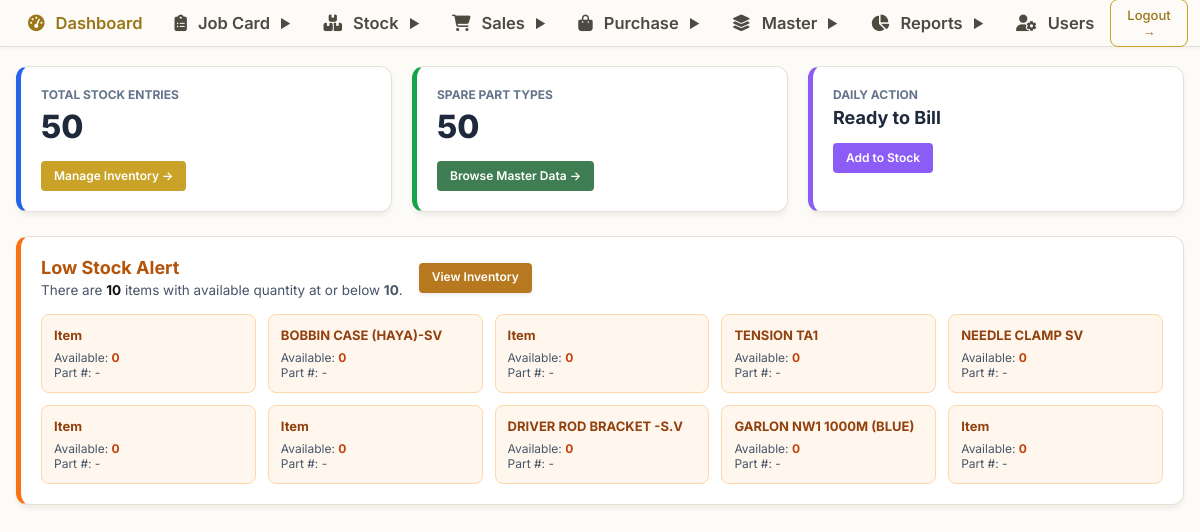
Screenshot of /login/dashboard.php (signed in) with the database file from the repository.
### tables this page shows
CREATE TABLE `stock` (
  `id` varchar(255) NOT NULL,
  `actualPricePerQty` float NOT NULL,
  `actualPricePerUnit` float NOT NULL,
  `availableQty` int NOT NULL,
  `barCode` varchar(255) DEFAULT NULL,
  `gstPercentage` float NOT NULL,
  `itemName` varchar(255) DEFAULT NULL,
  `quantity` int NOT NULL,
  `selled` bit(1) NOT NULL,
  `selledPricePerUnit` double NOT NULL,
  `sellingPricePerQty` float NOT NULL,
  `sellingPricePerUnit` float NOT NULL,
  `serialNo` varchar(255) DEFAULT NULL,
  `unit` int NOT NULL,
  `warrantyInMonths` int NOT NULL,
  `brand` bigint DEFAULT NULL,
  `machine` bigint DEFAULT NULL,
  `model` bigint DEFAULT NULL,
  `purchaseItem` bigint DEFAULT NULL,
  `spare` bigint DEFAULT NULL,
  PRIMARY KEY (`id`),
  KEY `FK17lg7477nvywgyva1qnfan255` (`brand`),
  KEY `FKdn32ck0k6jt4dg9t7vl28ba8u` (`machine`),
  KEY `FKh2407ud8pbmwnxo4q65xftumf` (`model`),
  KEY `FKeifebnupfgukc2oojtse960ii` (`purchaseItem`),
  KEY `FK316sfaegiisdk4bcna59ynqle` (`spare`),
  CONSTRAINT `FK17lg7477nvywgyva1qnfan255` FOREIGN KEY (`brand`) REFERENCES `brand` (`id`),
  CONSTRAINT `FK316sfaegiisdk4bcna59ynqle` FOREIGN KEY (`spare`) REFERENCES `spares` (`id`),
  CONSTRAINT `FKdn32ck0k6jt4dg9t7vl28ba8u` FOREIGN KEY (`machine`) REFERENCES `machine` (`id`),
  CONSTRAINT `FKeifebnupfgukc2oojtse960ii` FOREIGN KEY (`purchaseItem`) REFERENCES `purchaseitems` (`id`),
  CONSTRAINT `FKh2407ud8pbmwnxo4q65xftumf` FOREIGN KEY (`model`) REFERENCES `model` (`id`)
);

CREATE TABLE `spares` (
  `id` bigint NOT NULL AUTO_INCREMENT,
  `createdBy` varchar(255) DEFAULT NULL,
  `createdOn` datetime(6) DEFAULT NULL,
  `modifiedBy` varchar(255) DEFAULT NULL,
  `modifiedOn` datetime(6) DEFAULT NULL,
  `active` bit(1) NOT NULL,
  `partNo` varchar(255) DEFAULT NULL,
  `picture` varchar(255) DEFAULT NULL,
  `rackNumber` varchar(255) DEFAULT NULL,
  `spareName` varchar(255) DEFAULT NULL,
  PRIMARY KEY (`id`)
);

### login/dashboard.php (the view)
<?php
require_once("../config/db.php");
include("../includes/header.php");
$stockCount = mysqli_fetch_assoc(mysqli_query($conn, "SELECT COUNT(*) as c FROM stock"))['c'];
$spareCount = mysqli_fetch_assoc(mysqli_query($conn, "SELECT COUNT(*) as c FROM spares"))['c'];
$lowStockRes = mysqli_query($conn, "SELECT st.*, s.spareName FROM stock st LEFT JOIN spares s ON st.spare = s.id WHERE st.availableQty <= 10 ORDER BY st.availableQty ASC LIMIT 10");
$lowStockCount = $lowStockRes ? mysqli_num_rows($lowStockRes) : 0;
?>
<div class="erp-container">
    <div style="display: grid; grid-template-columns: repeat(auto-fit, minmax(260px, 1fr)); gap: 20px; margin-bottom: 24px;">
        <div class="erp-card" style="margin-bottom: 0; border-left: 5px solid #2563eb;">
            <h4 style="color:#64748b; font-size:12px; text-transform:uppercase; margin-bottom: 5px; font-weight:700;">Total Stock Entries</h4>
            <div style="font-size:32px; font-weight:800; color:#1e293b;"><?= number_format($stockCount) ?></div>
            <div style="margin-top: 15px;">
                <?php if (isset($_SESSION['role']) && $_SESSION['role'] === 'ADMIN'): ?>
                    <a href="../stock/list.php" class="btn-erp btn-erp-primary btn-erp-sm">Manage Inventory &rarr;</a>
                <?php endif; ?>
            </div>
        </div>
        <div class="erp-card" style="margin-bottom: 0; border-left: 5px solid #16a34a;">
            <h4 style="color:#64748b; font-size:12px; text-transform:uppercase; margin-bottom: 5px; font-weight:700;">Spare Part Types</h4>
            <div style="font-size:32px; font-weight:800; color:#1e293b;"><?= number_format($spareCount) ?></div>
            <div style="margin-top: 15px;">
                <?php if (isset($_SESSION['role']) && $_SESSION['role'] === 'ADMIN'): ?>
                    <a href="../spares/list_spare.php" class="btn-erp btn-erp-success btn-erp-sm">Browse Master Data &rarr;</a>
                <?php else: ?>
                    <span style="color:#64748b; font-size: 13px; font-weight: 600;">Admin only</span>
                <?php endif; ?>
            </div>
        </div>
        <div class="erp-card" style="margin-bottom: 0; border-left: 5px solid #8b5cf6;">
            <h4 style="color:#64748b; font-size:12px; text-transform:uppercase; margin-bottom: 5px; font-weight:700;">Daily Action</h4>
            <div style="font-size:18px; font-weight:700; color:#1e293b; margin-top:5px;">Ready to Bill</div>
            <div style="margin-top: 15px;">
                <?php if (isset($_SESSION['role']) && $_SESSION['role'] === 'ADMIN'): ?>
                    <a href="../stock/add_stock.php" class="btn-erp btn-erp-sm" style="background:#8b5cf6; color:white;">Add to Stock</a>
                <?php else: ?>
                    <span style="display:inline-block; background:#e2e8f0; color:#475569; padding: 6px 12px; border-radius: 6px; font-size: 12px; font-weight: 600;">Admin only</span>
                <?php endif; ?>
            </div>
        </div>
    </div>
    <?php if ($lowStockCount > 0): ?>
        <div class="erp-card" style="border-left: 5px solid #f97316;">
            <div style="display:flex; align-items:center; justify-space-between; gap:16px; flex-wrap:wrap; margin-bottom:16px;">
                <div>
                    <h3 style="margin:0 0 4px 0; color:#b45309; font-size:18px;">Low Stock Alert</h3>
                    <div style="color:#475569; font-size:13.5px;">There are <strong style="color:#111;"><?= $lowStockCount ?></strong> items with available quantity at or below <strong>10</strong>.</div>
                </div>
                <div>
                    <a href="../stock/list.php" class="btn-erp btn-erp-warning btn-erp-sm">View Inventory</a>
                </div>
            </div>
            <div style="display:grid; grid-template-columns:repeat(auto-fit, minmax(180px, 1fr)); gap:12px;">
                <?php while ($r = mysqli_fetch_assoc($lowStockRes)): ?>
                    <a href="../stock/edit_stock.php?id=<?= $r['id'] ?>" title="Click to edit stock for <?= htmlspecialchars($r['spareName'] ?? 'Item') ?>" style="display:block; text-decoration:none; padding:12px; border-radius:8px; background:#fff7ed; border:1px solid #fed7aa; transition: all 0.15s ease-in-out; cursor:pointer;" onmouseover="this.style.background='#ffedd5'; this.style.borderColor='#f97316'; this.style.transform='translateY(-2px)'; var n=this.querySelector('.low-stock-name'); if(n) n.style.textDecoration='underline';" onmouseout="this.style.background='#fff7ed'; this.style.borderColor='#fed7aa'; this.style.transform='translateY(0)'; var n=this.querySelector('.low-stock-name'); if(n) n.style.textDecoration='none';">
                        <div class="low-stock-name" style="font-weight:700; color:#92400e; font-size:13px; line-height:1.3; text-decoration:none;"><?= htmlspecialchars($r['spareName'] ?? 'Item') ?></div>
                        <div style="font-size:12px; color:#475569; margin-top:6px;">Available: <strong style="color:#c2410c;"><?= (int) $r['availableQty'] ?></strong></div>
                        <div style="font-size:12px; color:#475569;">Part #: <?= htmlspecialchars($r['partNo'] ?? '-') ?></div>
                    </a>
                <?php endwhile; ?>
            </div>
        </div>
    <?php endif; ?>
</div>
<?php include("../includes/footer.php"); ?>

### includes/common_erp.css (style rules this page uses)
:root { --erp-primary: #C9A227; --erp-primary-hover: #E6C65C; --erp-secondary: #9A7618; --erp-secondary-hover: #C9A227; --erp-accent: #C9A227; --erp-accent-hover: #E6C65C; --erp-success: #3F7D52; --erp-success-hover: #2F5D3D; --erp-warning: #B7791F; --erp-warning-hover: #975F13; --erp-danger: #B94A48; --erp-danger-hover: #9A3837; --erp-dark: #24231F; --erp-dark-hover: #35332C; --erp-bg: #FCFBF7; --erp-card-bg: #FFFFFF; --erp-subtle-bg: #F6F3EA; --erp-border: #E6E1D6; --erp-border-input: #D8D4C8; --erp-border-dark: #DED9CB; --erp-text-main: #5F5C54; --erp-text-muted: #8A877D; --erp-text-light: #AAA69B; --erp-text-heading: #24231F; --erp-font: 'Inter', system-ui, -apple-system, BlinkMacSystemFont, "Segoe UI", Roboto, sans-serif; --erp-radius-sm: 4px; --erp-radius-md: 6px; --erp-radius-lg: 8px; --erp-radius-xl: 12px; --erp-shadow-sm: 0 1px 3px rgba(36, 35, 31, 0.05); --erp-shadow-md: 0 4px 6px -1px rgba(36, 35, 31, 0.08); --erp-shadow-lg: 0 10px 25px -5px rgba(36, 35, 31, 0.12); }
*, *::before, *::after { box-sizing: border-box !important; }
html { width: 100% !important; max-width: 100% !important; margin: 0; padding: 0; overflow-x: hidden !important; -webkit-text-size-adjust: 100%; }
body { width: 100% !important; max-width: 100% !important; margin: 0; padding: 0; overflow-x: hidden !important; background-color: var(--erp-bg) !important; font-family: var(--erp-font) !important; color: var(--erp-text-main) !important; }
.erp-container, .page-wrapper, .container-box, .container, .app-container { width: 100% !important; max-width: 1360px; margin: 0 auto; padding: 20px; box-sizing: border-box; min-height: calc(100vh - 110px); }
.btn-erp, .btn, .btn-top, .prime-btn { display: inline-flex; align-items: center; justify-content: center; gap: 6px; padding: 8px 16px; border-radius: var(--erp-radius-md); font-size: 13px; font-weight: 600; text-decoration: none; border: 1px solid transparent; cursor: pointer; transition: all 0.15s ease-in-out; box-sizing: border-box; font-family: inherit; line-height: 1.2; min-height: 36px; }
.btn-erp-primary, .btn-blue, .btn-primary { background: var(--erp-primary); color: #ffffff !important; }
.btn-erp-success, .btn-green, .btn-success { background: var(--erp-success); color: #ffffff !important; }
.btn-erp-warning, .btn-warning, .btn-yellow { background: var(--erp-warning); color: #ffffff !important; box-shadow: 0 2px 4px rgba(0,0,0,0.08); }
.btn-erp-sm, .btn-sm { padding: 5px 12px; font-size: 12px; min-height: 30px; border-radius: var(--erp-radius-sm); }
.erp-card, .card, .po-card { background: #ffffff; border-radius: var(--erp-radius-xl); box-shadow: var(--erp-shadow-md); padding: 20px; border: 1px solid var(--erp-border); margin-bottom: 20px; box-sizing: border-box; }
@media (max-width: 1280px) { .erp-container, .page-wrapper, .container-box, .container { padding: 16px; } }

### includes/header.php (style rules this page uses)
* { box-sizing: border-box; margin: 0; padding: 0; }
body { font-family: 'Inter', Arial, sans-serif; background: #f4f6f9; padding-top: 50px; padding-bottom: 80px; }

### rows the page displays
stock: spareName "Item", availableQty "0", partNo "-"
stock: spare.spareName "BOBBIN CASE (HAYA)-SV", availableQty "0", partNo "-"
stock: spareName "Item", availableQty "0", partNo "-"
stock: spare.spareName "TENSION TA1", availableQty "0", partNo "-"
stock: spare.spareName "NEEDLE CLAMP SV", availableQty "0", partNo "-"
stock: spareName "Item", availableQty "0", partNo "-"
stock: spareName "Item", availableQty "0", partNo "-"
stock: spare.spareName "DRIVER ROD BRACKET -S.V", availableQty "0", partNo "-"
stock: spare.spareName "GARLON NW1 1000M (BLUE)", availableQty "0", partNo "-"
stock: spareName "Item", availableQty "0", partNo "-"

### other values shown
$stockCount "50"
$spareCount "50"
$lowStockCount "10"
